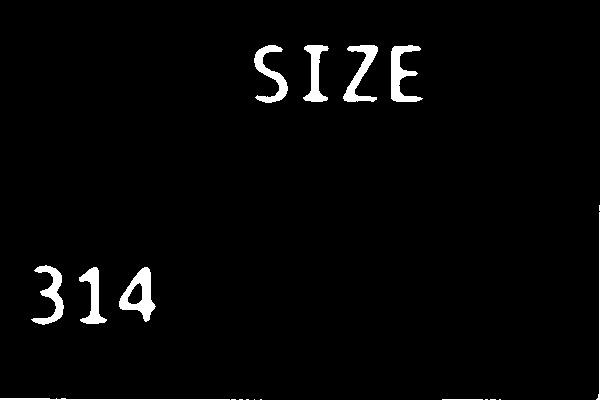
#> input picture src/my_controller/src/signs/image_1_3.jpg, 600 x 400 px, given in place of image_1.jpg, which was not available
$ python sign_reading.py
#> lines starting #> are read from the running program, lines starting #| are printed output that depends on the picture; after the words box and inside, x2 and y2 are one past the last pixel; in counts of white or black regions, pixels touching at a corner belong together; pictures that were not available may be replaced by others from this repository, and a replacement may not be noted
#!/usr/bin/env python3

import os
import cv2
import numpy as np
from shapely import geometry


class ImageProcessing():
	def __init__(self):
		self.imageCount = 1

	def save_image(self, cv_image, output_directory, index):
		filename = os.path.join(output_directory, f"image_{self.imageCount}_{index}.jpg")
		cv2.imwrite(filename, cv_image)

	def run(self):
		groups = []
		current_group = []
		threshold = 15
		past_index = 0
		dir ='/home/fizzer/ros_ws/src/my_controller/src/vision'
		for i in range(1, 228): #450
			image_path = os.path.join(dir, "image_" + str(i)  + ".jpg")
			cv2_image = cv2.imread(image_path)
#> cv2_image is the input picture: shape (400, 600, 3); min 0, max 255, mean 6.3
			found, max_approx, max_area = self.detectSign(cv2_image)
#> in create_bitmap, `b_mask = np.logical_and(b > lower_bounds[0], b < upper_bounds[0])`: b_mask: shape (400, 600) bool; every value is 0
#> in create_bitmap, `g_mask = np.logical_and(g > lower_bounds[1], g < upper_bounds[1])`:
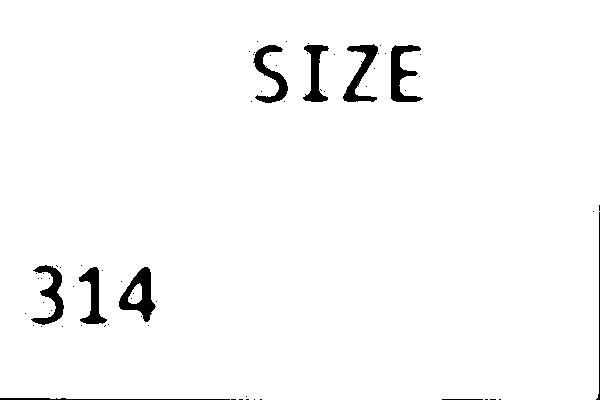
#> g_mask: shape (400, 600) bool; 97.5% white; 70 black regions (60 under 20 px), largest, box (x1, y1, x2, y2) and area: (119, 267, 156, 322) 909, (391, 45, 423, 102) 855, (343, 44, 378, 102) 781
#> in detectSign, `gray_img = 255 * np.logical_or(np.logical_or(map1, map2), map3)`: gray_img: shape (400, 600) int64; every value is 0
#> in detectSign, `cnts = cv2.findContours(edged, cv2.RETR_LIST, cv2.CHAIN_APPROX_SIMPLE)`: cnts = 0 contours
#> in detectSign, `cnts = cnts[0] if len(cnts) == 2 else cnts[1]`: cnts = []
#> after the loop in detectSign, `for c in cnts:`: area_max = 0; max_approx = []
#> found = False
			if found:
				current_group.append((i, max_approx, max_area))
				past_index = i
			elif abs(i - past_index) > threshold and len(current_group) != 0:
				groups.append(current_group)
				current_group = []
			if i == 449 and len(current_group) != 0:
				groups.append(current_group)
#> pass 2 of the loop in run, `for i in range(1, 228):`:
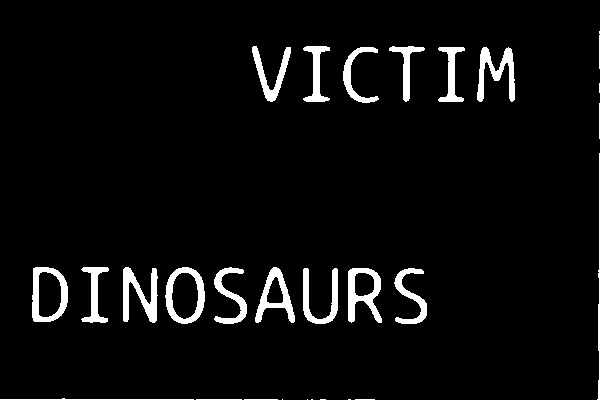
#> input picture src/my_controller/src/signs/image_2_3.jpg, 600 x 400 px, given in place of image_2.jpg, which was not available
#> in run, cv2_image is the input picture: shape (400, 600, 3); min 0, max 255, mean 12.4
#> in create_bitmap (call 4), `g_mask = np.logical_and(g > lower_bounds[1], g < upper_bounds[1])`:
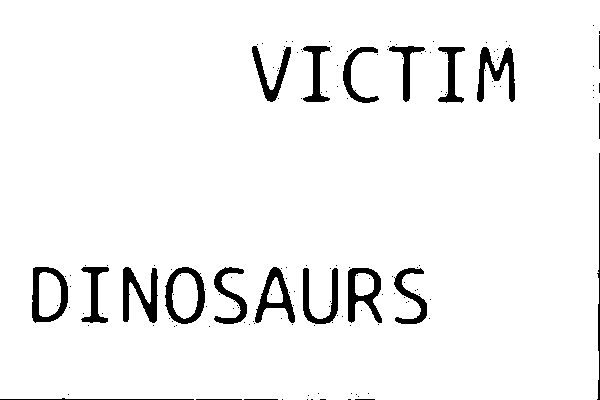
#> g_mask: shape (400, 600) bool; 95.1% white; 158 black regions (136 under 20 px), largest, box (x1, y1, x2, y2) and area: (123, 267, 158, 323) 948, (348, 268, 382, 323) 905, (477, 47, 515, 102) 887
#> in detectSign (call 2), `cnts = cv2.findContours(edged, cv2.RETR_LIST, cv2.CHAIN_APPROX_SIMPLE)`: cnts = 0 contours

		for group in groups:
			currArea = group[0][2]
			maxAreaIdx = 0
			for i in range(1, len(group)):
				if group[i][2] > currArea:
					currArea = group[i][2]
					maxAreaIdx = i

			image_path = os.path.join(dir, "image_" + str(group[maxAreaIdx][0])  + ".jpg")
			cv2_image = cv2.imread(image_path)
			self.foundSign(group[maxAreaIdx][1], cv2_image, group[maxAreaIdx][2])

	# [66 lines left out: functions order_corners, white_padding, split_clueT_clueV, perspective_transform, percent_blue_mask, not called in this run]


	def create_bitmap(self, image, lower_bounds, upper_bounds):
#> (the run stopped early here; a loop or call above may not have finished)
